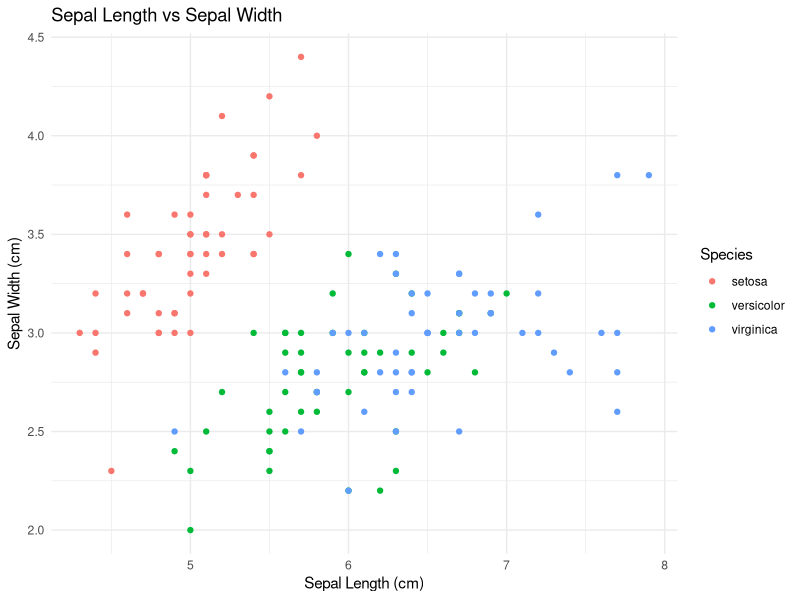
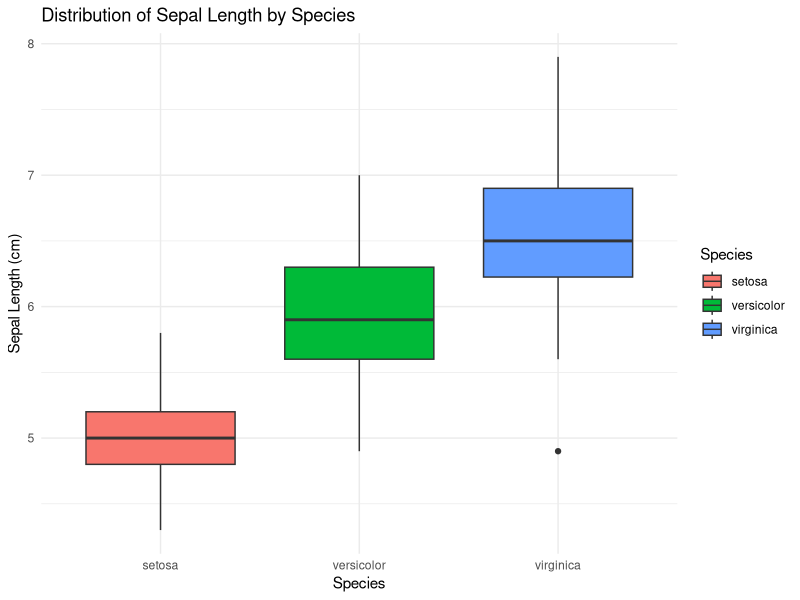

Write the R code that produced these figures, in order.
# Iteration and Conditional Statements -----------------------------------------

# Load the Iris dataset
data(iris)

## Conditional Statements with if -----------------------------------------------
# Here’s an example of using if statements to classify each flower 
# based on its sepal length:

# Add a new column to classify based on sepal length
iris$Classification <- ifelse(iris$Sepal.Length > 5.5, "Long", "Short")

# Print the first few rows of the dataset to see the classification
head(iris)

## Iteration --------------------------------------------------------------------

#Load the necessary package
library(dplyr)

# Create an empty list to store results
mean_sepal_length <- list()

# Iterate over each species in the dataset


species = 'virginica'
for (species in levels(iris$Species)) {
  # Filter the data for the current species
  species_data <- iris %>% filter(Species == species) # %>% <- Ctrl + Shift+ M
  
  # Calculate the mean sepal length
  mean_length <- mean(species_data$Sepal.Length)
  
  # Store the result in the list
  mean_sepal_length[[species]] <- mean_length
}

# Print the results
print(mean_sepal_length)

## Purpose of the Pipe Operator (%>%) ------------------------------------------

#The %>% operator is known as the pipe operator and is a key feature of the dplyr
#and tidyverse packages in R. 
#It is used to pass the result of one function directly into the next function, 
#making your code more readable and easier to follow.

# Before Pipe: Code often involves nested functions, which can become 
#difficult to read and understand.

mean(filter(iris, Species == "setosa")$Sepal.Length)

# With Pipe: The pipe operator helps in breaking down the process into a 
#series of steps, making it more intuitive.

iris %>%
  filter(Species == "setosa") %>%
  summarize(Mean_Sepal_Length = mean(Sepal.Length))

#  Example Breakdown

# Here’s a detailed breakdown of a common dplyr pipe example:

iris %>%
filter(Species == "setosa") %>%
  group_by(Species) %>%
  summarize(Mean_Sepal_Length = mean(Sepal.Length))

# 1. iris: The dataset we start with.
# 2. %>%: Passes iris to the next function.
# 3. filter(Species == "setosa"): Filters rows where Species is "setosa".
# 4. %>%: Passes the filtered data to the next function.
# 5. group_by(Species): Groups data by Species (though in this case it’s already filtered).
# 6. %>%: Passes the grouped data to the next function.
# 7. summarize(Mean_Sepal_Length = mean(Sepal.Length)): Calculates the mean of Sepal.Length for each species.

# Creating Plots ---------------------------------------------------------------

# Install ggplot2 if not already installed
install.packages("ggplot2")

# Load ggplot2
library(ggplot2)

# Plotting Sepal Length vs. Sepal Width

# Scatter plot of Sepal Length vs Sepal Width
ggplot(iris, aes(x = Sepal.Length, y = Sepal.Width, color = Species)) +
  geom_point() +
  labs(title = "Sepal Length vs Sepal Width",
       x = "Sepal Length (cm)",
       y = "Sepal Width (cm)") +
  theme_minimal()

# Plotting Sepal Length Distribution by Species

# Boxplot of Sepal Length by Species
ggplot(iris, aes(x = Species, y = Sepal.Length, fill = Species)) +
  geom_boxplot() +
  labs(title = "Distribution of Sepal Length by Species",
       x = "Species",
       y = "Sepal Length (cm)") +
  theme_minimal()

## Undestanding ggplot 2 -------------------------------------------------------



